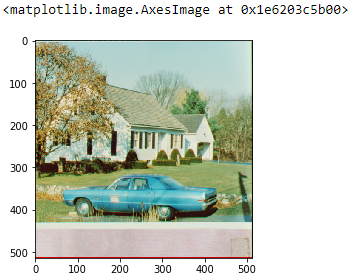
#> input picture Computer_Vision_operations/house.PNG, 363 x 278 px, found by its file name
$ python ORB.py
#> lines starting #> are read from the running program, lines starting #| are printed output that depends on the picture
import cv2 as cv
import numpy as np
import matplotlib.pyplot as plt

img = cv.imread("/home/labuser/Downloads/GuidedProject1602257891588/house.PNG")
#> img is the input picture: shape (278, 363, 3); mean B, G, R 197.3, 209.5, 203.7
if img is None:
    raise FileNotFoundError("Image not found. Check the path!")

gray = cv.cvtColor(img, cv.COLOR_BGR2GRAY)
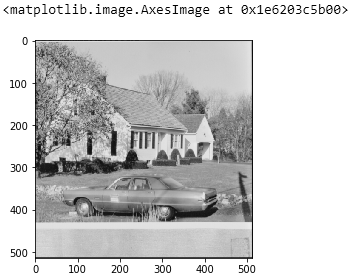
#> gray: shape (278, 363); min 0, max 255, mean 206.4

orb = cv.ORB_create(nfeatures=1000)  # you can tune this
kp = orb.detect(gray, None)
#> kp = 958 keypoints; strongest (x, y, size): (89, 153, 31), (36, 83, 31), (112, 154, 37.2), (114, 153, 44.6)
kp, des = orb.compute(gray, kp)

print("Keypoints:", len(kp))
#| Keypoints: 958
print("Descriptors shape:", des.shape if des is not None else None)
#| Descriptors shape: (958, 32)

img_kp = cv.drawKeypoints(gray, kp, None, color=(0,255,0),
                          flags=cv.DrawMatchesFlags_DRAW_RICH_KEYPOINTS)
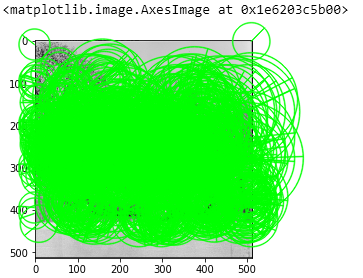
#> img_kp: shape (278, 363, 3); mean of channels 0, 1, 2 132.5, 244.1, 132.5; drawn as B, G, R

plt.figure(figsize=(10,6))
plt.imshow(img_kp, cmap="gray")
plt.title("ORB Keypoints")
plt.axis("off")
plt.show()
